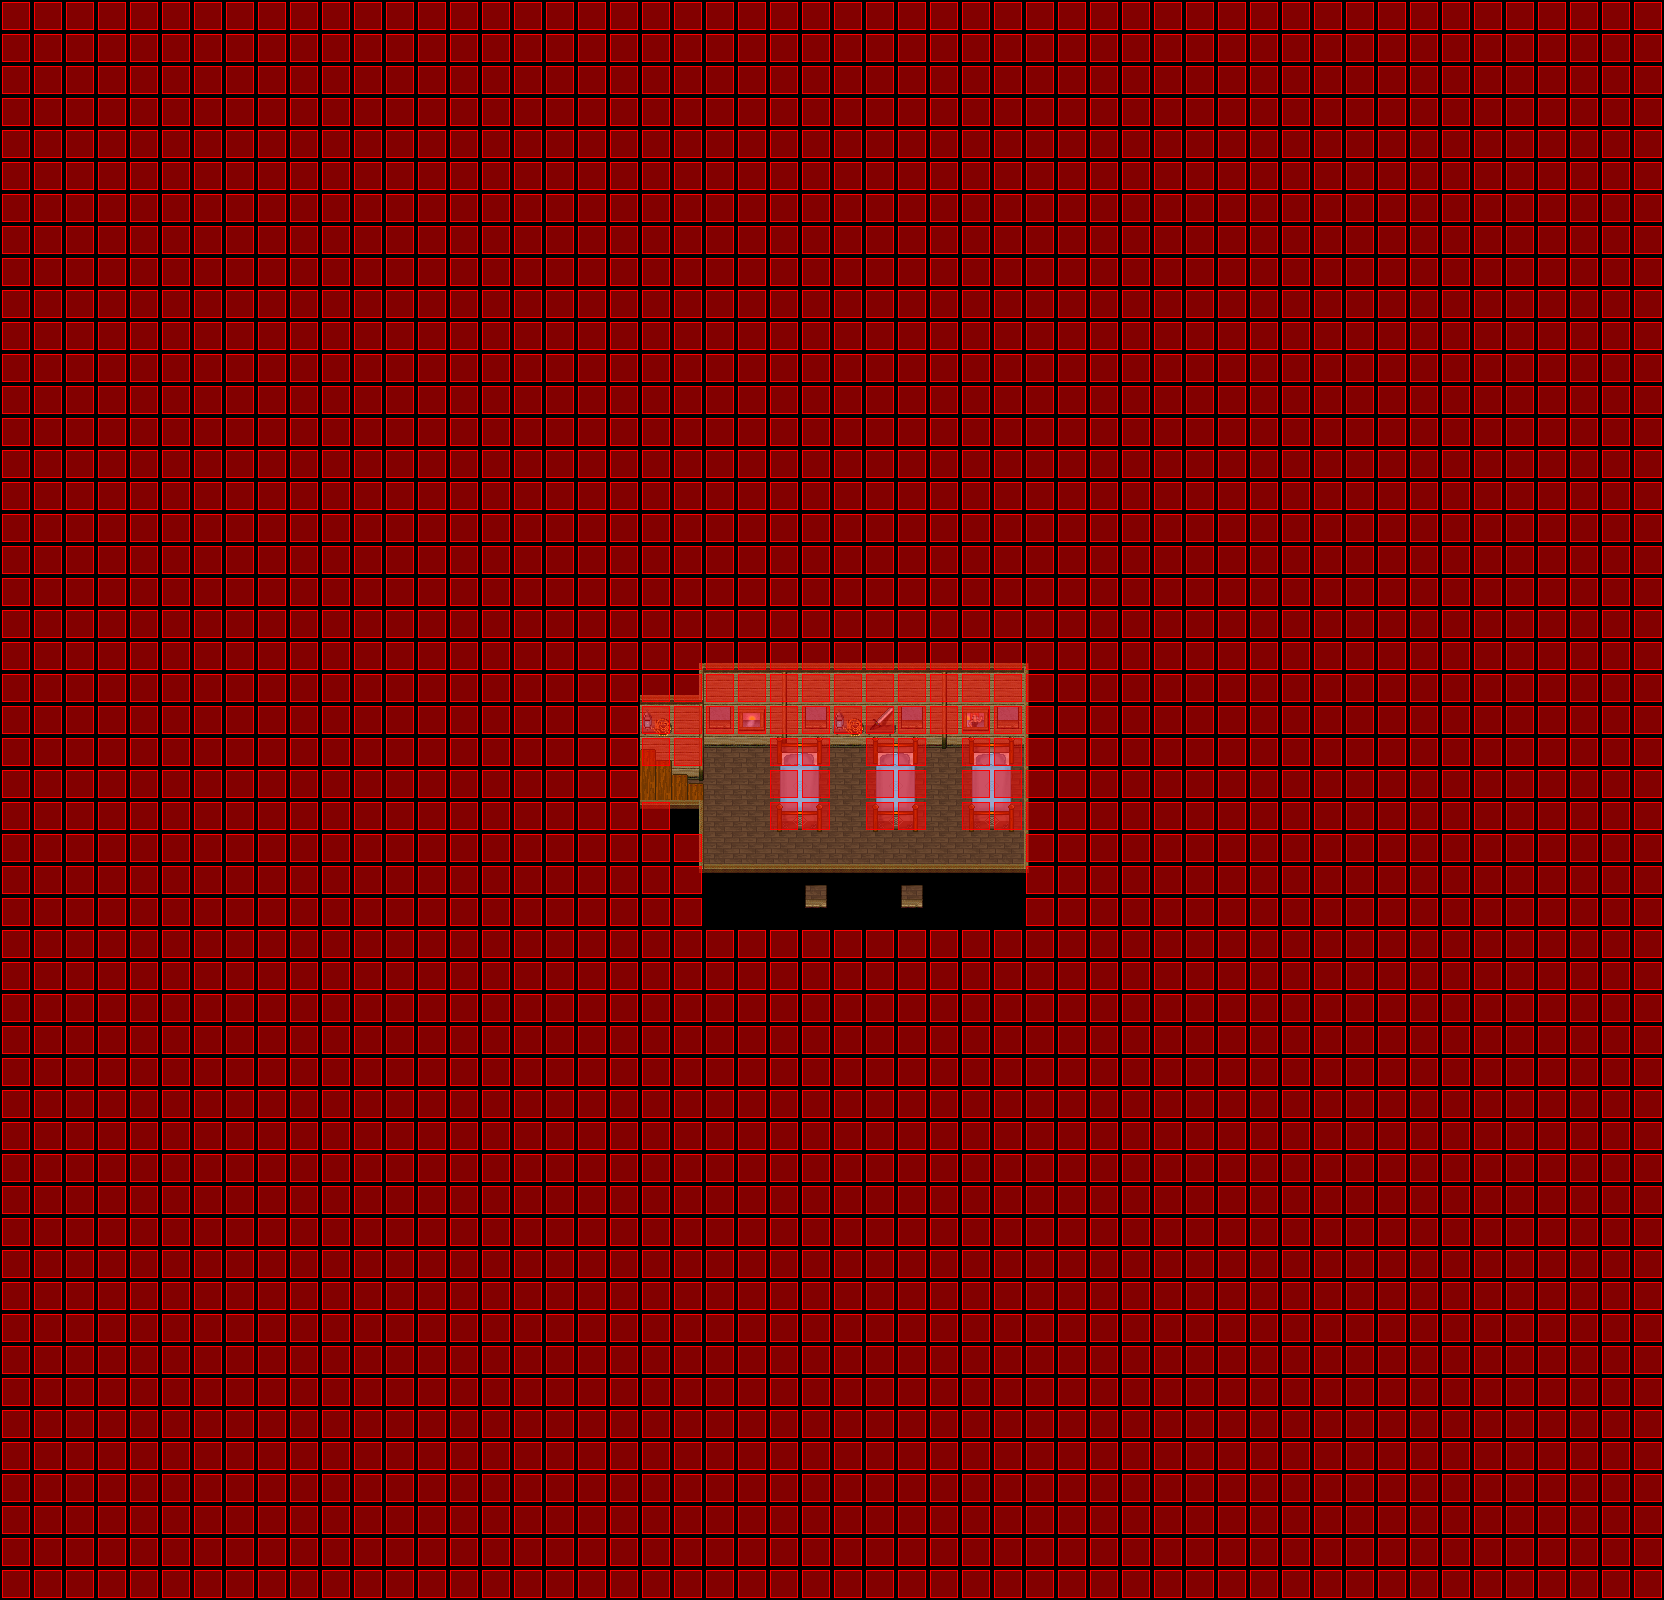

The image is a tile-based game level rendered from a .tmx file. Its description and source (layers, tilesets, objects; grid data summarised) follow:
An orthogonal 52x50 tile map with 32x32 px tiles, 5 tile layers (ground, ground2, fringe, top, ...), 6 tilesets and 4 objects (2x Margem, -warp, spawn).

<map version="1.0" orientation="orthogonal" width="52" height="50" tilewidth="32" tileheight="32">
 <properties>
  <property name="-background0image" value="graphics/images/ambient/water.png" />
  <property name="-background0parallax" value="1.0" />
  <property name="-background0scrollX" value="-1.5" />
  <property name="-background0scrollY" value="0.0" />
  <property name="name" value="Navio - Quarto dos Marujos" />
 </properties>
 <tileset firstgid="1" name="collision" tilewidth="32" tileheight="32">
  <image source="../graphics/tiles/collision.png" width="64" height="32" />
 </tileset>
 <tileset firstgid="3" name="sprite_agua" tilewidth="32" tileheight="32">
  <image source="../graphics/tiles/sprite_agua.png" width="512" height="64" />
  <tile id="0">
   <properties>
    <property name="animation-delay0" value="1" />
    <property name="animation-delay1" value="1" />
    <property name="animation-delay10" value="1" />
    <property name="animation-delay11" value="1" />
    <property name="animation-delay12" value="1" />
    <property name="animation-delay13" value="1" />
    <property name="animation-delay14" value="1" />
    <property name="animation-delay15" value="1" />
    <property name="animation-delay16" value="1" />
    <property name="animation-delay17" value="1" />
    <property name="animation-delay18" value="1" />
    <property name="animation-delay19" value="1" />
    <property name="animation-delay2" value="1" />
    <property name="animation-delay20" value="1" />
    <property name="animation-delay21" value="1" />
    <property name="animation-delay22" value="1" />
    <property name="animation-delay23" value="1" />
    <property name="animation-delay24" value="1" />
    <property name="animation-delay25" value="1" />
    <property name="animation-delay26" value="1" />
    <property name="animation-delay27" value="1" />
    <property name="animation-delay28" value="1" />
    <property name="animation-delay29" value="1" />
    <property name="animation-delay3" value="1" />
    <property name="animation-delay30" value="1" />
    <property name="animation-delay31" value="1" />
    <property name="animation-delay4" value="1" />
    <property name="animation-delay5" value="1" />
    <property name="animation-delay6" value="1" />
    <property name="animation-delay7" value="1" />
    <property name="animation-delay8" value="1" />
    <property name="animation-delay9" value="1" />
    <property name="animation-frame0" value="0" />
    <property name="animation-frame1" value="1" />
    <property name="animation-frame10" value="10" />
    <property name="animation-frame11" value="11" />
    <property name="animation-frame12" value="12" />
    <property name="animation-frame13" value="13" />
    <property name="animation-frame14" value="14" />
    <property name="animation-frame15" value="15" />
    <property name="animation-frame16" value="16" />
    <property name="animation-frame17" value="17" />
    <property name="animation-frame18" value="18" />
    <property name="animation-frame19" value="19" />
    <property name="animation-frame2" value="2" />
    <property name="animation-frame20" value="20" />
    <property name="animation-frame21" value="21" />
    <property name="animation-frame22" value="22" />
    <property name="animation-frame23" value="23" />
    <property name="animation-frame24" value="24" />
    <property name="animation-frame25" value="25" />
    <property name="animation-frame26" value="26" />
    <property name="animation-frame27" value="27" />
    <property name="animation-frame28" value="28" />
    <property name="animation-frame29" value="29" />
    <property name="animation-frame3" value="3" />
    <property name="animation-frame30" value="30" />
    <property name="animation-frame31" value="31" />
    <property name="animation-frame4" value="4" />
    <property name="animation-frame5" value="5" />
    <property name="animation-frame6" value="6" />
    <property name="animation-frame7" value="7" />
    <property name="animation-frame8" value="8" />
    <property name="animation-frame9" value="9" />
   </properties>
  </tile>
 </tileset>
 <tileset firstgid="35" name="cabana_in_teto" tilewidth="32" tileheight="32">
  <image source="../graphics/tiles/cabana_in_teto.png" width="256" height="160" />
 </tileset>
 <tileset firstgid="75" name="navio-br-interno" tilewidth="32" tileheight="32">
  <image source="../graphics/tiles/navio-br-interno.png" width="320" height="224" />
 </tileset>
 <tileset firstgid="145" name="inn" tilewidth="32" tileheight="32">
  <image source="../graphics/tiles/inn.png" width="512" height="512" />
 </tileset>
 <tileset firstgid="401" name="escada_madeira" tilewidth="32" tileheight="32">
  <image source="../graphics/tiles/escada_madeira.png" width="224" height="256" />
 </tileset>
 <layer name="ground" width="52" height="50">
  <data>[2600 cells, 2584 non-empty, 3 distinct tile ids]</data>
 </layer>
 <layer name="ground2" width="52" height="50">
  <data>[2600 cells, 36 non-empty, 11 distinct tile ids]</data>
 </layer>
 <layer name="fringe" width="52" height="50">
  <data>[2600 cells, 25 non-empty, 13 distinct tile ids]</data>
 </layer>
 <layer name="top" width="52" height="50">
  <data>[2600 cells, 48 non-empty, 13 distinct tile ids]</data>
 </layer>
 <layer name="collision" width="52" height="50">
  <data>[2600 cells, 2555 non-empty, 1 distinct tile ids]</data>
 </layer>
 <objectgroup name="object" width="52" height="50">
  <object name="Margem" x="0" y="0" width="640" height="640" />
  <object name="Margem" x="1024" y="928" width="640" height="640" />
  <object name="paraFora" type="-warp" x="640" y="768" width="32" height="32">
   <properties>
    <property name="dest_map" value="navio" />
    <property name="dest_x" value="768" />
    <property name="dest_y" value="832" />
   </properties>
  </object>
  <object name="Rato(2)" type="spawn" x="704" y="736" width="320" height="128">
   <properties>
    <property name="max_beings" value="2" />
    <property name="monster_id" value="321" />
   </properties>
  </object>
 </objectgroup>
</map>
